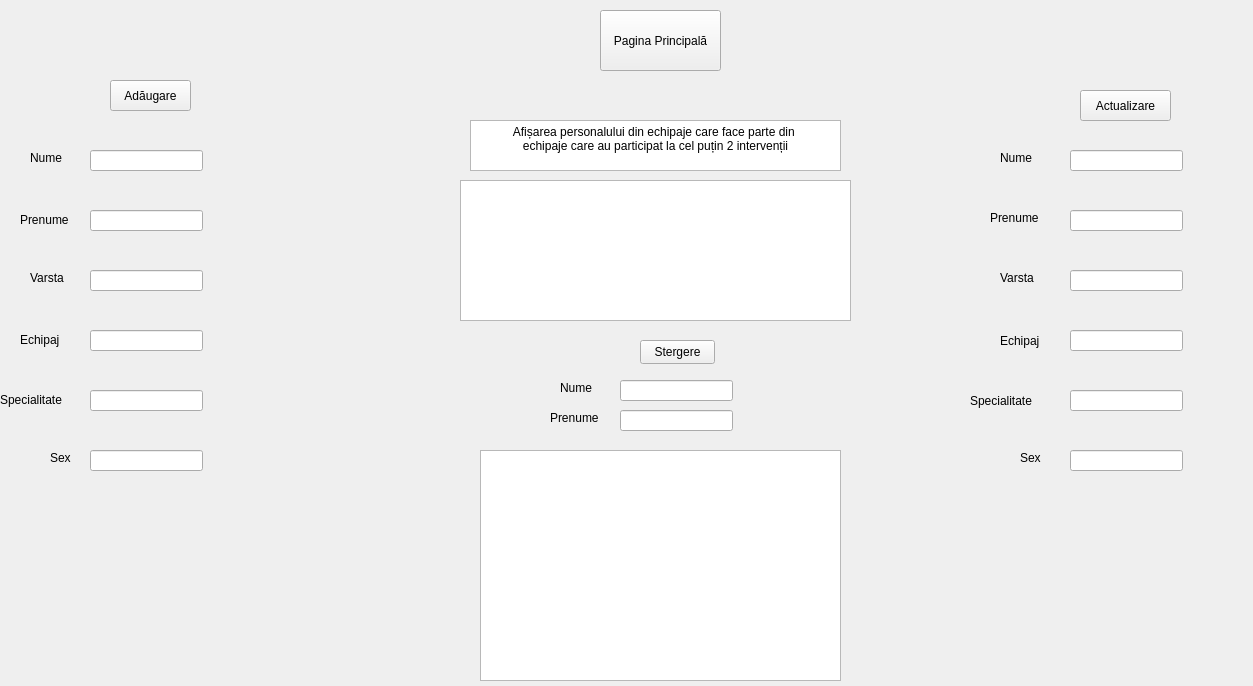
<?xml version="1.0" encoding="UTF-8"?>
<ui version="4.0">
 <class>Form</class>
 <widget class="QWidget" name="Form">
  <property name="geometry">
   <rect>
    <x>0</x>
    <y>0</y>
    <width>1253</width>
    <height>686</height>
   </rect>
  </property>
  <property name="windowTitle">
   <string>Form</string>
  </property>
  <widget class="QTableView" name="tableView">
   <property name="geometry">
    <rect>
     <x>480</x>
     <y>450</y>
     <width>361</width>
     <height>231</height>
    </rect>
   </property>
  </widget>
  <widget class="QPushButton" name="pushButton">
   <property name="geometry">
    <rect>
     <x>600</x>
     <y>10</y>
     <width>121</width>
     <height>61</height>
    </rect>
   </property>
   <property name="text">
    <string>Pagina Principală</string>
   </property>
  </widget>
  <widget class="QLineEdit" name="lineEdit">
   <property name="geometry">
    <rect>
     <x>90</x>
     <y>150</y>
     <width>113</width>
     <height>21</height>
    </rect>
   </property>
  </widget>
  <widget class="QLineEdit" name="lineEdit_2">
   <property name="geometry">
    <rect>
     <x>90</x>
     <y>210</y>
     <width>113</width>
     <height>21</height>
    </rect>
   </property>
  </widget>
  <widget class="QLineEdit" name="lineEdit_3">
   <property name="geometry">
    <rect>
     <x>90</x>
     <y>270</y>
     <width>113</width>
     <height>21</height>
    </rect>
   </property>
  </widget>
  <widget class="QLineEdit" name="lineEdit_4">
   <property name="geometry">
    <rect>
     <x>90</x>
     <y>330</y>
     <width>113</width>
     <height>21</height>
    </rect>
   </property>
  </widget>
  <widget class="QLineEdit" name="lineEdit_5">
   <property name="geometry">
    <rect>
     <x>90</x>
     <y>390</y>
     <width>113</width>
     <height>21</height>
    </rect>
   </property>
  </widget>
  <widget class="QLineEdit" name="lineEdit_6">
   <property name="geometry">
    <rect>
     <x>90</x>
     <y>450</y>
     <width>113</width>
     <height>21</height>
    </rect>
   </property>
  </widget>
  <widget class="QLabel" name="label">
   <property name="geometry">
    <rect>
     <x>20</x>
     <y>330</y>
     <width>51</width>
     <height>20</height>
    </rect>
   </property>
   <property name="text">
    <string>Echipaj</string>
   </property>
  </widget>
  <widget class="QLabel" name="label_2">
   <property name="geometry">
    <rect>
     <x>30</x>
     <y>150</y>
     <width>41</width>
     <height>16</height>
    </rect>
   </property>
   <property name="text">
    <string>Nume</string>
   </property>
  </widget>
  <widget class="QLabel" name="label_3">
   <property name="geometry">
    <rect>
     <x>20</x>
     <y>210</y>
     <width>61</width>
     <height>20</height>
    </rect>
   </property>
   <property name="text">
    <string>Prenume</string>
   </property>
  </widget>
  <widget class="QLabel" name="label_4">
   <property name="geometry">
    <rect>
     <x>30</x>
     <y>270</y>
     <width>49</width>
     <height>16</height>
    </rect>
   </property>
   <property name="text">
    <string>Varsta</string>
   </property>
  </widget>
  <widget class="QLabel" name="label_5">
   <property name="geometry">
    <rect>
     <x>0</x>
     <y>390</y>
     <width>81</width>
     <height>20</height>
    </rect>
   </property>
   <property name="text">
    <string>Specialitate</string>
   </property>
  </widget>
  <widget class="QLabel" name="label_6">
   <property name="geometry">
    <rect>
     <x>50</x>
     <y>450</y>
     <width>31</width>
     <height>16</height>
    </rect>
   </property>
   <property name="text">
    <string>Sex</string>
   </property>
  </widget>
  <widget class="QLineEdit" name="lineEdit_7">
   <property name="geometry">
    <rect>
     <x>1070</x>
     <y>150</y>
     <width>113</width>
     <height>21</height>
    </rect>
   </property>
  </widget>
  <widget class="QLineEdit" name="lineEdit_8">
   <property name="geometry">
    <rect>
     <x>1070</x>
     <y>210</y>
     <width>113</width>
     <height>21</height>
    </rect>
   </property>
  </widget>
  <widget class="QLineEdit" name="lineEdit_9">
   <property name="geometry">
    <rect>
     <x>1070</x>
     <y>270</y>
     <width>113</width>
     <height>21</height>
    </rect>
   </property>
  </widget>
  <widget class="QLineEdit" name="lineEdit_10">
   <property name="geometry">
    <rect>
     <x>1070</x>
     <y>330</y>
     <width>113</width>
     <height>21</height>
    </rect>
   </property>
  </widget>
  <widget class="QLineEdit" name="lineEdit_11">
   <property name="geometry">
    <rect>
     <x>1070</x>
     <y>390</y>
     <width>113</width>
     <height>21</height>
    </rect>
   </property>
  </widget>
  <widget class="QLineEdit" name="lineEdit_12">
   <property name="geometry">
    <rect>
     <x>1070</x>
     <y>450</y>
     <width>113</width>
     <height>21</height>
    </rect>
   </property>
  </widget>
  <widget class="QLineEdit" name="lineEdit_13">
   <property name="geometry">
    <rect>
     <x>620</x>
     <y>380</y>
     <width>113</width>
     <height>21</height>
    </rect>
   </property>
  </widget>
  <widget class="QLineEdit" name="lineEdit_14">
   <property name="geometry">
    <rect>
     <x>620</x>
     <y>410</y>
     <width>113</width>
     <height>21</height>
    </rect>
   </property>
  </widget>
  <widget class="QPushButton" name="pushButton_2">
   <property name="geometry">
    <rect>
     <x>110</x>
     <y>80</y>
     <width>81</width>
     <height>31</height>
    </rect>
   </property>
   <property name="text">
    <string>Adăugare</string>
   </property>
  </widget>
  <widget class="QPushButton" name="pushButton_3">
   <property name="geometry">
    <rect>
     <x>1080</x>
     <y>90</y>
     <width>91</width>
     <height>31</height>
    </rect>
   </property>
   <property name="text">
    <string>Actualizare</string>
   </property>
  </widget>
  <widget class="QPushButton" name="pushButton_4">
   <property name="geometry">
    <rect>
     <x>640</x>
     <y>340</y>
     <width>75</width>
     <height>24</height>
    </rect>
   </property>
   <property name="text">
    <string>Stergere</string>
   </property>
  </widget>
  <widget class="QLabel" name="label_7">
   <property name="geometry">
    <rect>
     <x>1000</x>
     <y>330</y>
     <width>51</width>
     <height>21</height>
    </rect>
   </property>
   <property name="text">
    <string>Echipaj</string>
   </property>
  </widget>
  <widget class="QLabel" name="label_8">
   <property name="geometry">
    <rect>
     <x>1000</x>
     <y>150</y>
     <width>49</width>
     <height>16</height>
    </rect>
   </property>
   <property name="text">
    <string>Nume</string>
   </property>
  </widget>
  <widget class="QLabel" name="label_9">
   <property name="geometry">
    <rect>
     <x>990</x>
     <y>210</y>
     <width>61</width>
     <height>16</height>
    </rect>
   </property>
   <property name="text">
    <string>Prenume</string>
   </property>
  </widget>
  <widget class="QLabel" name="label_10">
   <property name="geometry">
    <rect>
     <x>1000</x>
     <y>270</y>
     <width>49</width>
     <height>16</height>
    </rect>
   </property>
   <property name="text">
    <string>Varsta</string>
   </property>
  </widget>
  <widget class="QLabel" name="label_11">
   <property name="geometry">
    <rect>
     <x>970</x>
     <y>390</y>
     <width>81</width>
     <height>21</height>
    </rect>
   </property>
   <property name="text">
    <string>Specialitate</string>
   </property>
  </widget>
  <widget class="QLabel" name="label_12">
   <property name="geometry">
    <rect>
     <x>1020</x>
     <y>450</y>
     <width>31</width>
     <height>16</height>
    </rect>
   </property>
   <property name="text">
    <string>Sex</string>
   </property>
  </widget>
  <widget class="QLabel" name="label_13">
   <property name="geometry">
    <rect>
     <x>560</x>
     <y>380</y>
     <width>49</width>
     <height>16</height>
    </rect>
   </property>
   <property name="text">
    <string>Nume</string>
   </property>
  </widget>
  <widget class="QLabel" name="label_14">
   <property name="geometry">
    <rect>
     <x>550</x>
     <y>410</y>
     <width>61</width>
     <height>16</height>
    </rect>
   </property>
   <property name="text">
    <string>Prenume</string>
   </property>
  </widget>
  <widget class="QTableView" name="tableView_2">
   <property name="geometry">
    <rect>
     <x>460</x>
     <y>180</y>
     <width>391</width>
     <height>141</height>
    </rect>
   </property>
  </widget>
  <widget class="QTextEdit" name="textEdit">
   <property name="geometry">
    <rect>
     <x>470</x>
     <y>120</y>
     <width>371</width>
     <height>51</height>
    </rect>
   </property>
   <property name="html">
    <string>&lt;!DOCTYPE HTML PUBLIC &quot;-//W3C//DTD HTML 4.0//EN&quot; &quot;http://www.w3.org/TR/REC-html40/strict.dtd&quot;&gt;
&lt;html&gt;&lt;head&gt;&lt;meta name=&quot;qrichtext&quot; content=&quot;1&quot; /&gt;&lt;meta charset=&quot;utf-8&quot; /&gt;&lt;style type=&quot;text/css&quot;&gt;
p, li { white-space: pre-wrap; }
hr { height: 1px; border-width: 0; }
li.unchecked::marker { content: &quot;\2610&quot;; }
li.checked::marker { content: &quot;\2612&quot;; }
&lt;/style&gt;&lt;/head&gt;&lt;body style=&quot; font-family:'Segoe UI'; font-size:9pt; font-weight:400; font-style:normal;&quot;&gt;
&lt;p align=&quot;center&quot; style=&quot; margin-top:0px; margin-bottom:0px; margin-left:0px; margin-right:0px; -qt-block-indent:0; text-indent:0px;&quot;&gt;Afișarea personalului din echipaje care face parte din &lt;/p&gt;
&lt;p align=&quot;center&quot; style=&quot; margin-top:0px; margin-bottom:0px; margin-left:0px; margin-right:0px; -qt-block-indent:0; text-indent:0px;&quot;&gt;echipaje care au participat la cel puțin 2 intervenții&lt;/p&gt;&lt;/body&gt;&lt;/html&gt;</string>
   </property>
  </widget>
 </widget>
 <resources/>
 <connections/>
</ui>
